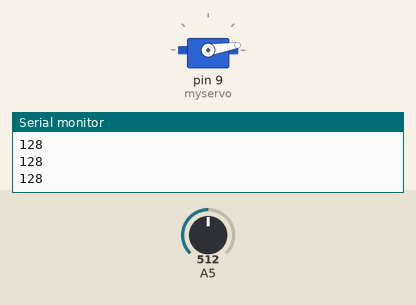
The sketch below on a simulated Arduino Uno, built with avr-gcc and run on an emulated ATmega328P. Shown: servo, the last lines printed to the serial monitor. Inputs (shaded band) come from the test bench; at power-on: A5 = 512.

Above: at 1.2 s.
1.3 s: A5 set to 900
At 2.07 s:
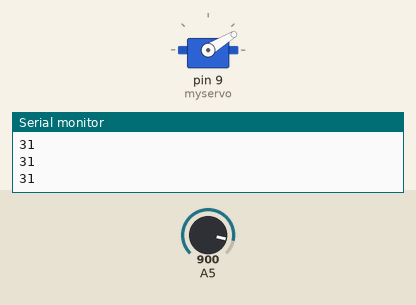
4.3 s: A5 set to 1023
At 4.55 s:
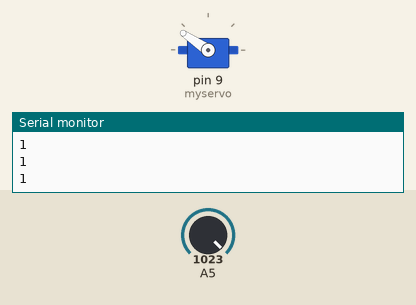
7.3 s: A5 set to 900
At 7.6 s:
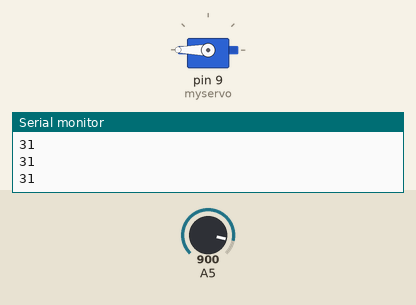
Timing chart, 0 to 16.3 s (numbered marks = the images above; inputs shaded):
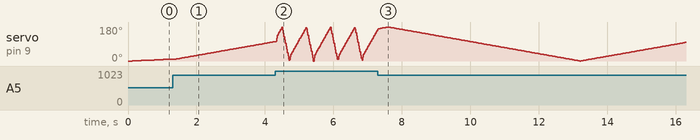

The sketch:

prak3_motorservo_bagian2.ino
```cpp
#include <Servo.h> // menyertakan library servo ke dalam program
Servo myservo;     // variable untuk menyimpan posisi data
int pos = 00;
int tunda=100;

void setup(){
 myservo.attach(9); //sinyal data kabel motor servo dikonekan di pin 3 Arduino
 Serial.begin(9600);
}

void loop(){
 for(pos = 00; pos < 180; pos += 1)  //fungsi perulangan yang akan dijadikan PWM dengan kenaikan 1
 {
  tunda=(int)analogRead(A5)/4;
  tunda=256-tunda;
  Serial.println(tunda);
  myservo.write(pos); //prosedur penulisan data PWM ke motor servo
  delay(tunda); //waktu tunda 15 ms
 }
 for(pos = 180; pos>=1; pos-=1)  //fungsi perulangan perubahan PWM dg penurunan 1
 {
  tunda=(int)analogRead(A5)/4;
  tunda=256-tunda;
  myservo.write(pos);
  delay(tunda);
 }
}
```
